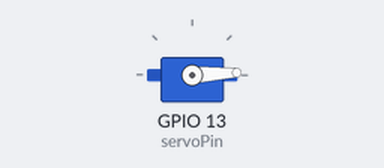
Bench run of a sketch on a simulated ESP32. Shown: servo.

Above: at 0.05 s.
At 0.65 s:
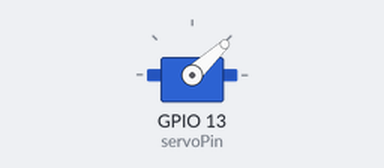
At 1.25 s:
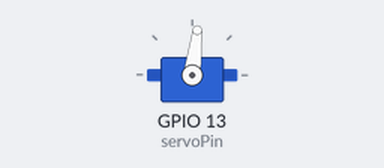
At 2.5 s:
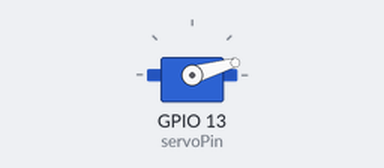
Timing chart, 0 to 6.3 s (numbered marks = the images above):
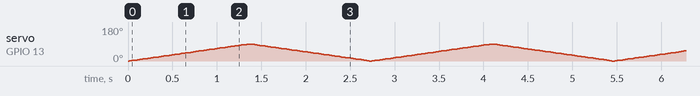

The sketch:

Servo1.ino
```cpp
#include <ESP32Servo.h>

const int servoPin = 13;

Servo myservo;

void setup() {
  myservo.setPeriodHertz(50);    // standard 50 hz servo
  myservo.attach(servoPin, 1000, 2000); // attaches the servo on pin 18 to the servo object
  // using default min/max of 1000us and 2000us
  // different servos may require different min/max settings
  // for an accurate 0 to 180 sweep
}

void loop() {

  for (int pos = 0; pos <= 90; pos += 1) { // goes from 0 degrees to 180 degrees
    // in steps of 1 degree
    myservo.write(pos);    // tell servo to go to position in variable 'pos'
    delay(15);             // waits 15ms for the servo to reach the position
  }
  for (int pos = 90; pos >= 0; pos -= 1) { // goes from 180 degrees to 0 degrees
    myservo.write(pos);    // tell servo to go to position in variable 'pos'
    delay(15);             // waits 15ms for the servo to reach the position
  }
}
```
